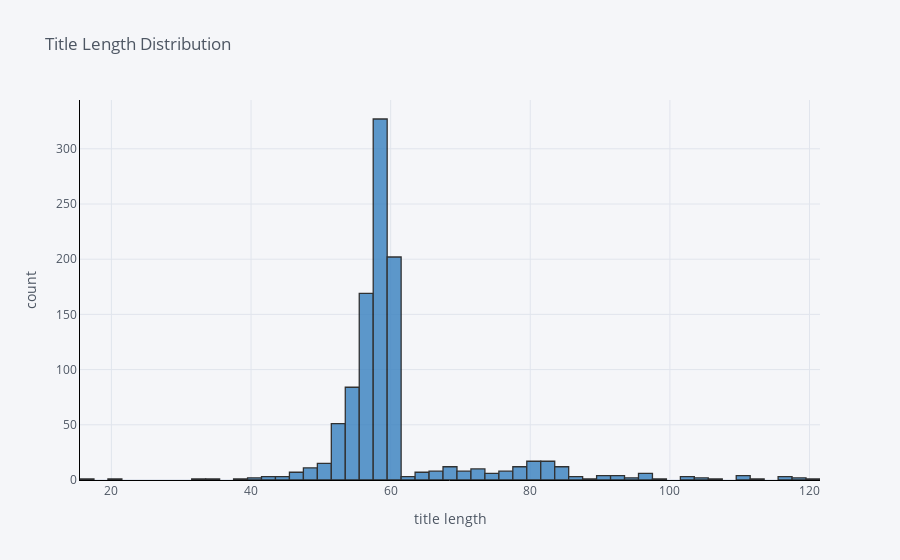

Notebook source saved alongside this figure:
### Code cell
df['title_len'].iplot(
    kind='hist',
    bins=100,
    xTitle='title length',
    linecolor='black',
    yTitle='count',
    title='Title Length Distribution',
    color='blue')

### Figure 1 — Plotly figure (JSON) as saved in the notebook; plotly's stock layout.template omitted (floating-point values rounded to 4 significant figures; data arrays with more than 128 entries replaced by an {"elided": "..."} marker saying what was removed)
{"data": [{"histfunc": "count", "histnorm": "", "marker": {"color": "rgba(55, 128, 191, 1.0)", "line": {"color": "#000000", "width": 1.3}}, "name": "title_len", "nbinsx": 100, "opacity": 0.8, "orientation": "v", "type": "histogram", "x": {"elided": "1037 int values"}}], "layout": {"barmode": "overlay", "legend": {"bgcolor": "#F5F6F9", "font": {"color": "#4D5663"}}, "paper_bgcolor": "#F5F6F9", "plot_bgcolor": "#F5F6F9", "title": {"font": {"color": "#4D5663"}, "text": "Title Length Distribution"}, "xaxis": {"gridcolor": "#E1E5ED", "linecolor": "black", "showgrid": true, "tickfont": {"color": "#4D5663"}, "title": {"font": {"color": "#4D5663"}, "text": "title length"}, "zerolinecolor": "#E1E5ED"}, "yaxis": {"gridcolor": "#E1E5ED", "linecolor": "black", "showgrid": true, "tickfont": {"color": "#4D5663"}, "title": {"font": {"color": "#4D5663"}, "text": "count"}, "zerolinecolor": "#E1E5ED"}}}
